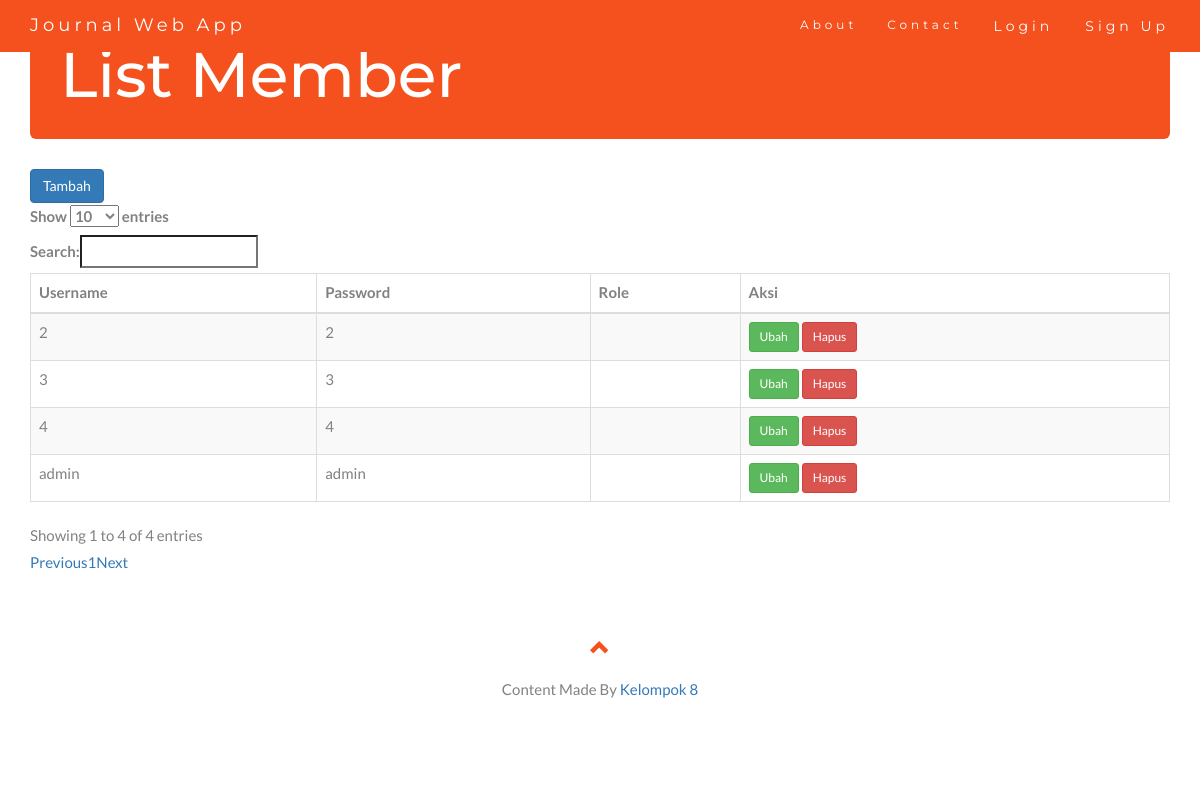
The app's page /index.php/member, older data.
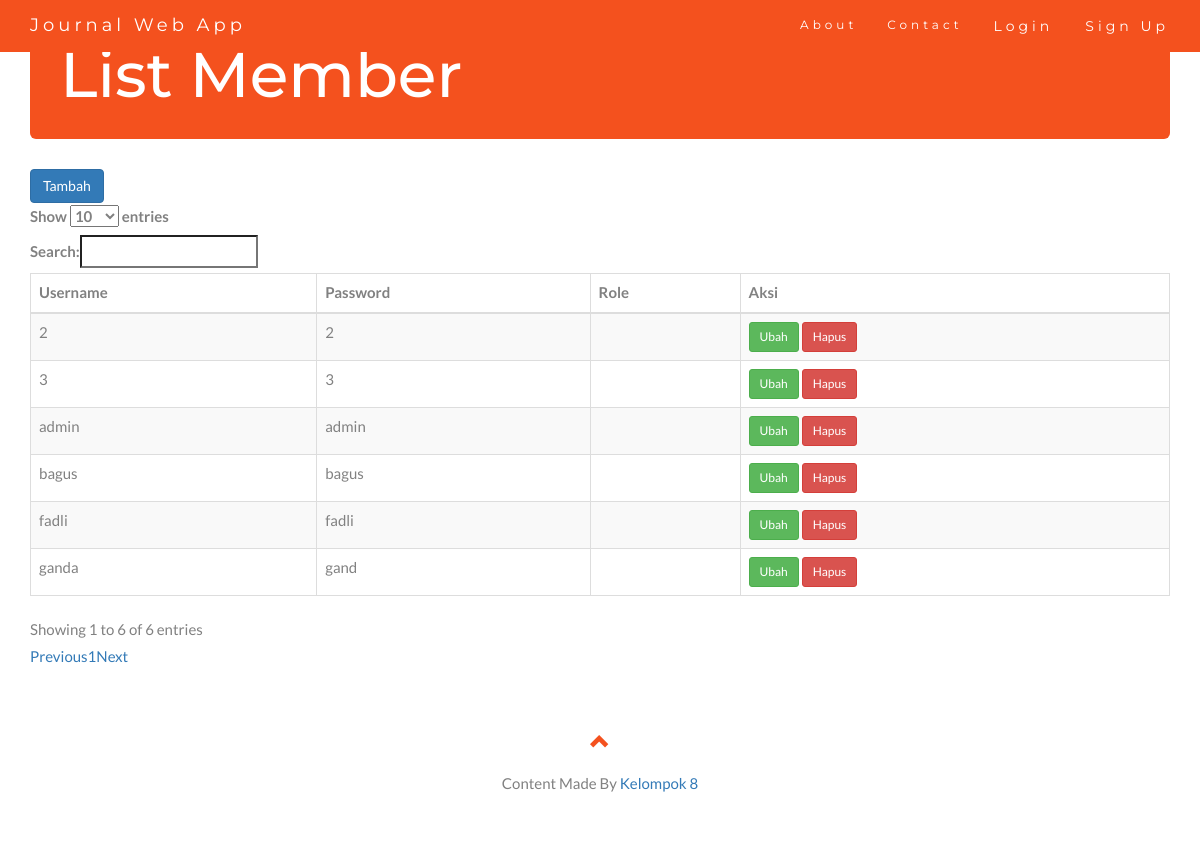
The same page, newer data.
### tables this page shows
CREATE TABLE `user_admin` (
  `username` varchar(20) NOT NULL,
  `password` varchar(20) NOT NULL,
  `role` varchar(10) NOT NULL
);

### application/controllers/Member.php (called while the page is built, shortened)
<?php
class Member extends CI_Controller {
	function __construct() {
		$this->load->model('Member_m');
		$this->load->helper('form');
	}
	public function index()
	{
		$data['getData'] = $this->Member_m->getData();
		$this->load->view('Member/member.php',$data);
	}
}

### index.php (called while the page is built, shortened)
<?php
require_once BASEPATH.'core/CodeIgniter.php';

### application/models/Member_m.php (called while the page is built, shortened)
<?php
class Member_m extends CI_Model {
	public function getData()
	{
		$this->db->select('*');
		$this->db->from("user_admin");
		$query = $this->db->get();
		return $query->result_array();
	}
}

### application/views/Member/member.php (the view, shortened to what this page needs)
<main role="main" class="container">
	<div class="jumbotron" style="padding: 20px 30px;">
		<h1>List Member</h1>
	</div>
<a href="<?php echo base_url('Member/tambah') ?>" class="btn btn-primary mb-3">Tambah</a>
	<table class="table table-striped table-bordered" width="100%" id="example">
		<thead>
			<tr>
				<th>Username</th>
				<th>Password</th>
				<th>Role</th>
				<th>Aksi</th>
			</tr>
		</thead>
		<tbody>
			<?php foreach ($getData as $key => $value): ?>
				<tr>
					<td><?php echo $value['username'] ?></td>
					<td><?php echo $value['password'] ?></td>
					<td><?php echo $value['fk_id_role'] ?></td>
					<td>
						<a href="<?php echo base_url('Member/ubah/'.$value['username']) ?>" class="btn btn-sm btn-success">Ubah</a>
						<a href="<?php echo base_url('Member/hapus/'.$value['username']) ?>" class="btn btn-sm btn-danger">Hapus</a>
					</td>
				</tr>
			<?php endforeach ?>
		</tbody>
	</table>
</main>

Row changes from the older to the newer data that the page shows:
removed user_admin: username "4", password "4"
added user_admin: username "bagus", password "bagus"
added user_admin: username "fadli", password "fadli"
added user_admin: username "ganda", password "gand"
Text that changed along with them:
text written by a page script: "Show entries Search: Showing 1 to 4 of 4 entries Previous 1 Next" → "Show entries Search: Showing 1 to 6 of 6 entries Previous 1 Next"
